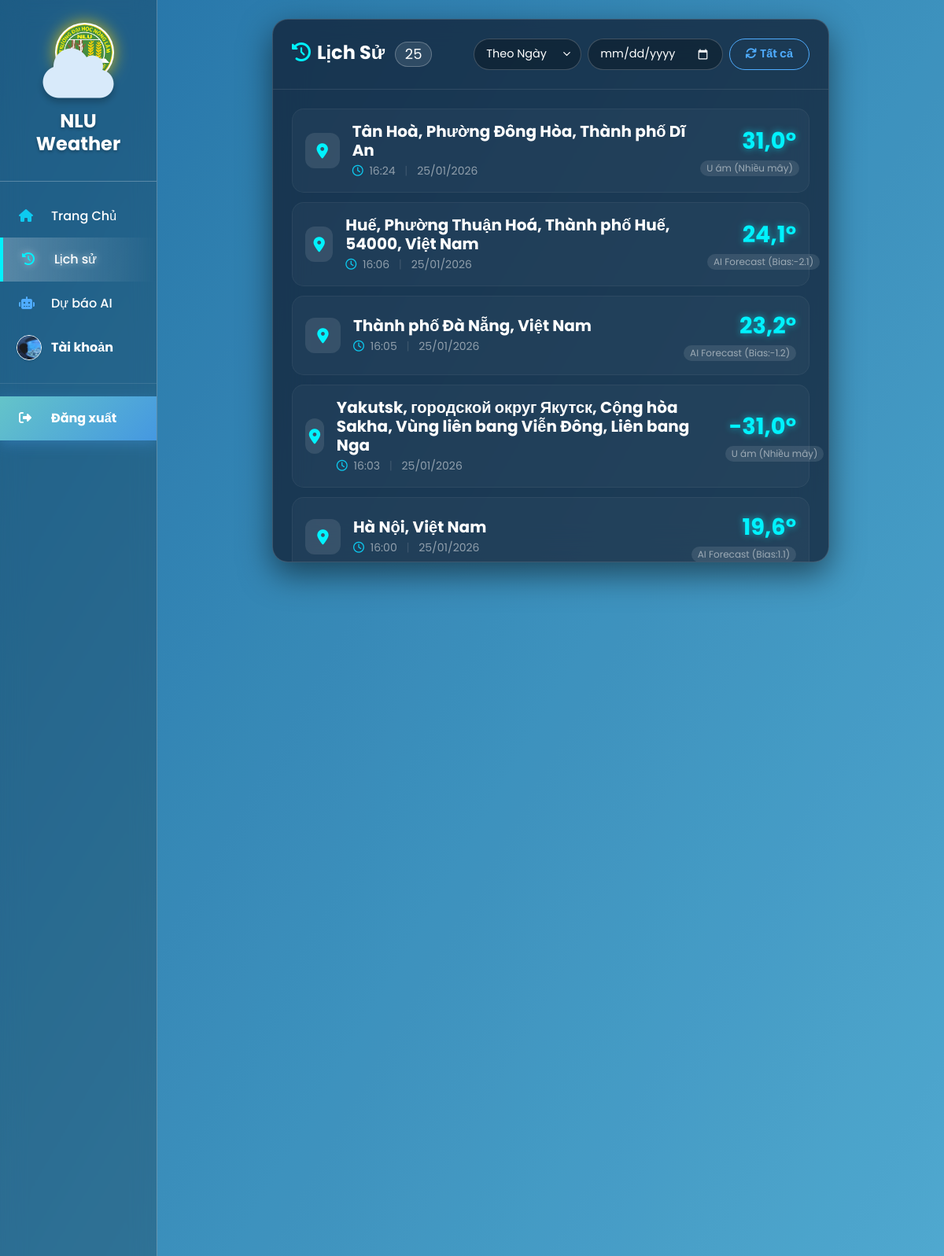
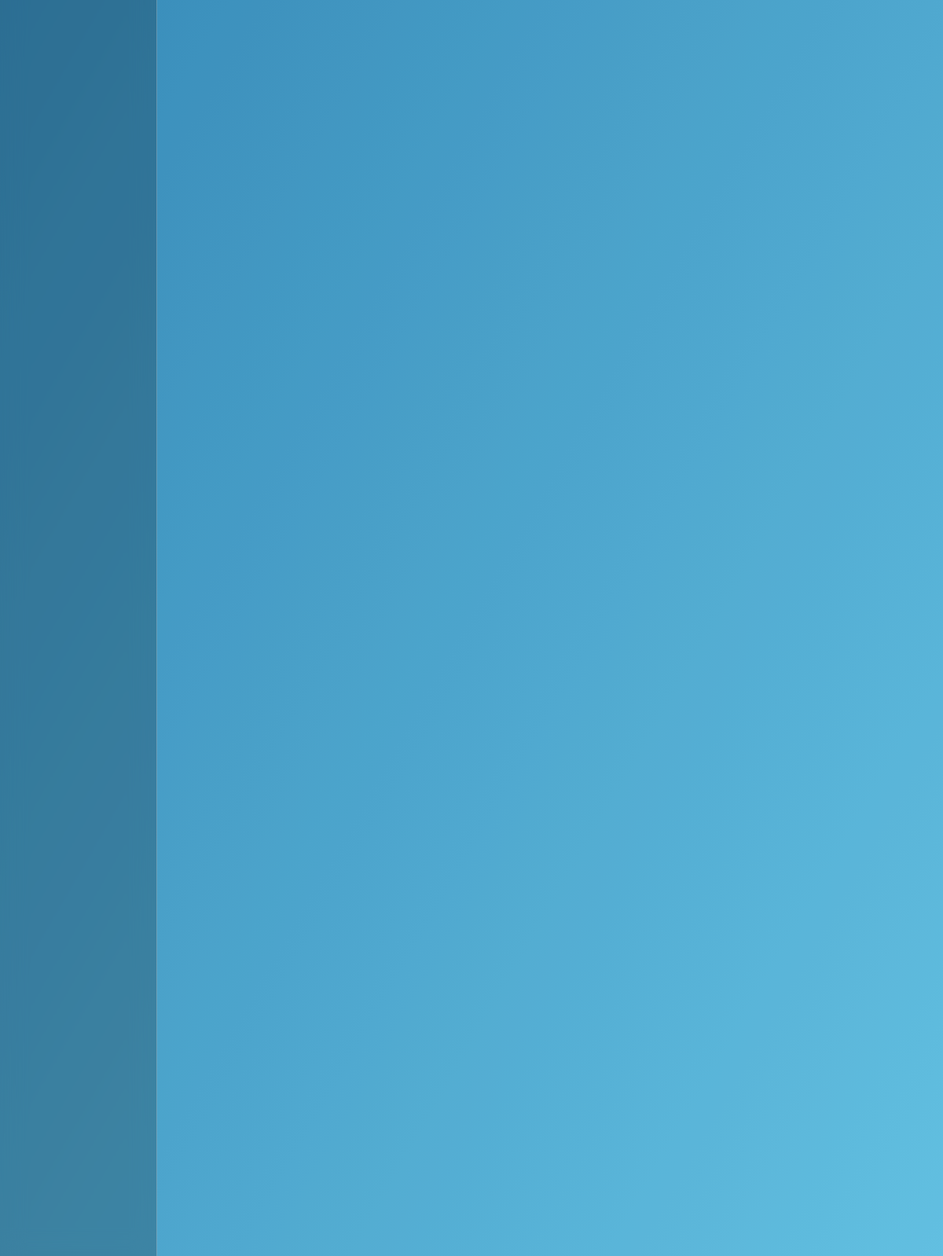
Screenshot of /history/ (signed in) with the database file from the repository (2 pictures, top to bottom).
### weather_app/models.py (models this page shows, shortened)
class UserProfile(models.Model):
    user = models.OneToOneField(User, on_delete=models.CASCADE, related_name='profile')
    alert_city = models.CharField(max_length=100, default="Hanoi", help_text="Thành phố nhận cảnh báo")
    alert_lat = models.FloatField(null=True, blank=True) # Lưu vĩ độ
    alert_lon = models.FloatField(null=True, blank=True) # Lưu kinh độ
    receive_alerts = models.BooleanField(default=True, help_text="Có nhận mail cảnh báo không?")
    avatar = models.ImageField(default='default.jpg', upload_to='profile_pics')

class SearchHistory(models.Model):
    user = models.ForeignKey(User, on_delete=models.CASCADE)
    city = models.CharField(max_length=100)
    search_time = models.DateTimeField(default=timezone.now)
    temp = models.FloatField()
    humidity = models.IntegerField()
    wind_speed = models.FloatField()
    pressure = models.FloatField()
    uv_index = models.FloatField(default=0)
    visibility = models.FloatField()
    feels_like = models.FloatField()
    description = models.CharField(max_length=200)

### weather_app/views.py (the view)
# urls.py: path('history/', views.history_view, name='history'),
@login_required
def history_view(request):
    return render(request, 'history.html', {'history': SearchHistory.objects.filter(user=request.user).order_by('-search_time')})

### weather_app/templates/history.html (shortened to what this page needs)
{% extends 'base.html' %}
{% block content %}
<div class="row justify-content-center">
    <div class="col-lg-9 col-md-11">
        <div class="history-card">
            <div class="p-4 border-bottom border-white border-opacity-10">
                <div class="row align-items-center gy-3">
                    <div class="col-md-4">
                        <h4 class="fw-bold text-white mb-0">
                            <i class="fa-solid fa-clock-rotate-left me-2" style="color: #00f2fe;"></i>Lịch Sử
                            <span
                                class="badge bg-white bg-opacity-10 text-white fw-normal ms-2 rounded-pill border border-white border-opacity-25"
                                id="count-badge">
                                {{ history|length }}
                            </span>
                        </h4>
                    </div>
                    <div class="col-md-8">
                        <div
                            class="d-flex justify-content-md-end justify-content-start align-items-center gap-2 flex-wrap">
                            <select id="filterMode" class="cyber-input" onchange="switchMode()">
                                <option value="date">Theo Ngày</option>
                            </select>
                            <input type="date" id="inputDate" class="cyber-input filter-input">
                            <button class="btn-reset" onclick="resetAll()">
                                <i class="fa-solid fa-arrows-rotate me-1"></i>Tất cả
                            </button>
                        </div>
                    </div>
                </div>
            </div>
            <div class="p-4 overflow-auto custom-scroll" style="max-height: 600px;">
                <div id="history-list">
                    {% for h in history %}
                    <div class="d-flex justify-content-between align-items-center p-3 history-item"
                        data-date="{{ h.search_time|date:'Y-m-d' }}">
                        <div class="d-flex align-items-center">
                            <div class="icon-box me-3">
                                <i class="fa-solid fa-location-dot"></i>
                            </div>
                            <div>
                                <h5 class="mb-1 fw-bold text-white">{{ h.city }}</h5>
                                <div class="small text-white-50">
                                    <i class="fa-regular fa-clock me-1 text-info"></i>
                                    {{ h.search_time|date:"H:i" }}
                                    <span class="mx-2 opacity-25">|</span>
                                    {{ h.search_time|date:"d/m/Y" }}
                                </div>
                            </div>
                        </div>
                        <div class="text-end" style="min-width: 90px;">
                            <div class="temp-neon">{{ h.temp }}°</div>
                            <span class="badge bg-white bg-opacity-10 fw-normal rounded-pill text-white-50">
                                {{ h.description }}
                            </span>
                        </div>
                    </div>
                    {% endfor %}
                </div>
            </div>
        </div>
    </div>
</div>
{% endblock %}

### weather_app/templates/base.html (shortened to what this page needs)
<!DOCTYPE html>
<html lang="vi">
<head>
    <link href="https://cdn.jsdelivr.net/npm/bootstrap@5.3.0/dist/css/bootstrap.min.css" rel="stylesheet">
    <link rel="stylesheet" href="https://cdnjs.cloudflare.com/ajax/libs/font-awesome/6.4.0/css/all.min.css">
</head>
<body>
    <div class="body-overlay"></div>
    <div class="container-fluid">
        <div class="row">
            <div class="col-md-3 col-lg-2 d-none d-md-block glass-sidebar p-0">
                <div class="p-4 text-center border-bottom border-white border-opacity-25">
                    <div class="sidebar-logo-wrapper">
                        <img
                            class="sidebar-real-logo" alt="NLU Logo">
                        <i class="fa-solid fa-cloud sidebar-cloud-overlay"></i>
                    </div>
                    <h4 class="fw-bold tracking-wide text-white mt-3" style="text-shadow: 0 2px 4px rgba(0,0,0,0.3);">
                        NLU Weather</h4>
                </div>
                <div class="list-group list-group-flush mt-3">
                    <a href="{% url 'home' %}"
                        class="list-group-item list-group-item-action bg-transparent text-white border-0 py-3 px-4 {% if request.resolver_match.url_name == 'home' %}active{% endif %}">
                        <i class="fa-solid fa-house me-3 text-info" style="width: 25px;"></i>Trang Chủ
                    </a>
                    <a href="{% url 'history' %}"
                        class="list-group-item list-group-item-action bg-transparent text-white border-0 py-3 px-4 {% if request.resolver_match.url_name == 'history' %}active{% endif %}">
                        <i class="fa-solid fa-clock-rotate-left me-3" style="width: 25px; color: #00f2fe;"></i>Lịch sử
                    </a>
                    <a href="{% url 'prediction' %}"
                        class="list-group-item list-group-item-action bg-transparent text-white border-0 py-3 px-4 {% if request.resolver_match.url_name == 'prediction' %}active{% endif %}">
                        <i class="fa-solid fa-robot me-3" style="width: 25px; color: #4facfe;"></i>Dự báo AI
                    </a>
                    <a href="{% url 'profile' %}"
                        class="list-group-item list-group-item-action bg-transparent text-white border-0 py-3 px-4 fw-bold d-flex align-items-center {% if request.resolver_match.url_name == 'profile' %}active{% endif %}">
                            <div class="me-3 d-flex align-items-center justify-content-center" style="width: 25px; height: 25px;">
                                {% if request.user.profile.avatar and "default.jpg" not in request.user.profile.avatar.url %}
                                    <img src="{{ request.user.profile.avatar.url }}"
                                        class="rounded-circle border border-white shadow-sm"
                                        style="width: 32px; height: 32px; object-fit: cover;">
                                {% endif %}
                            </div>
                            Tài khoản
                    </a>
                        <div class="border-top border-white border-opacity-10 my-3"></div>
                        <a href="{% url 'logout' %}"
                            class="list-group-item list-group-item-action bg-transparent text-danger border-0 py-3 px-4 fw-bold">
                            <i class="fa-solid fa-right-from-bracket me-3" style="width: 25px;"></i>Đăng xuất
                    </a>
                </div>
            </div>
            <div class="col-md-9 col-lg-10 ms-auto p-4">
                {% block content %}{% endblock %}
            </div>
        </div>
    </div>
</body>
</html>

### weather_app/templates/base.html (style rules this page uses)
:root { --glass-bg: rgba(0, 0, 0, 0.2); --glass-border: 1px solid rgba(255, 255, 255, 0.25); --accent-color: #00f2fe; --text-shadow: 0 2px 4px rgba(0, 0, 0, 0.2); }
body { font-family: 'Poppins', sans-serif; background: linear-gradient(120deg, #2980b9, #6dd5fa, #ffffff); background-size: 200% 200%; animation: gradientBG 15s ease infinite; background-attachment: fixed; min-height: 100vh; color: #fff; }
.body-overlay { position: fixed; inset: 0; background: rgba(0, 0, 0, 0.1); z-index: -1; pointer-events: none; }
.glass-sidebar { background: var(--glass-bg); backdrop-filter: blur(15px); -webkit-backdrop-filter: blur(15px); border-right: var(--glass-border); height: 100vh; position: sticky; top: 0; transition: 0.3s; overflow-y: auto; }
.sidebar-logo-wrapper { position: relative; width: 120px; height: 100px; margin: 0 auto 10px; }
.sidebar-real-logo { position: absolute; top: 5px; right: 15px; width: 75px; height: 75px; background: #fff; border-radius: 50%; padding: 2px; box-shadow: 0 0 20px rgba(255, 215, 0, 0.75); z-index: 1; animation: float-logo 3s ease-in-out infinite alternate; }
.sidebar-cloud-overlay { position: absolute; bottom: -5px; left: 15px; font-size: 4.5rem; color: #d8eafa; z-index: 2; text-shadow: 0 5px 10px rgba(0, 0, 0, 0.25); }
.list-group-item-action { transition: all 0.3s ease; font-weight: 500; color: #fff; }
.list-group-item-action.active { background: linear-gradient(90deg, rgba(255, 255, 255, 0.25), transparent) !important; border-left: 4px solid var(--accent-color) !important; color: #fff !important; text-shadow: 0 0 10px rgba(255, 255, 255, 0.6); }
.list-group-item-action.logout, .list-group-item-action[href*="logout"] { background: linear-gradient(135deg, #64c4c9ff 0%, #4598e1ff 100%); color: white !important; font-weight: 700; border-left: 4px solid #64c4c9ff; box-shadow: 0 5px 15px rgba(69, 152, 225, 0.35); }

### weather_app/templates/history.html (style rules this page uses)
:root { --primary-neon: #4facfe; --secondary-neon: #00f2fe; --glass-dark: rgba(15, 23, 42, 0.7); --border-light: rgba(255, 255, 255, 0.15); }
.history-card { background: var(--glass-dark); backdrop-filter: blur(20px); border: 1px solid var(--border-light); border-radius: 20px; box-shadow: 0 15px 40px rgba(0, 0, 0, 0.5); overflow: hidden; }
.cyber-input { background: rgba(0, 0, 0, 0.3); border: 1px solid rgba(255, 255, 255, 0.2); color: #fff; padding: 8px 15px; border-radius: 50px; outline: none; transition: 0.3s; font-size: 0.9rem; cursor: pointer; color-scheme: dark; }
select.cyber-input { appearance: none; background-repeat: no-repeat; background-position: right 10px center; background-size: 15px; padding-right: 35px; }
.btn-reset { border: 1px solid var(--primary-neon); color: var(--primary-neon); background: transparent; border-radius: 50px; padding: 8px 20px; transition: 0.3s; font-weight: 600; font-size: 0.9rem; }
.history-item { background: rgba(255, 255, 255, 0.03); border: 1px solid rgba(255, 255, 255, 0.05); border-radius: 15px; transition: 0.3s; margin-bottom: 12px; }
.icon-box { width: 45px; height: 45px; border-radius: 12px; background: rgba(255, 255, 255, 0.1); display: flex; align-items: center; justify-content: center; color: var(--secondary-neon); font-size: 1.2rem; }
.temp-neon { font-size: 1.8rem; font-weight: 700; color: var(--secondary-neon); text-shadow: 0 0 10px rgba(0, 242, 254, 0.6); }

### rows the page displays
SearchHistory: city "Tân Hoà, Phường Đông Hòa, Thành phố Dĩ An", search_time "16:24", search_time "25/01/2026", temp "31,0", description "U ám (Nhiều mây)"
SearchHistory: city "Huế, Phường Thuận Hoá, Thành phố Huế, 54000, Việt Nam", search_time "16:06", search_time "25/01/2026", temp "24,1", description "AI Forecast (Bias:-2.1)"
SearchHistory: city "Thành phố Đà Nẵng, Việt Nam", search_time "16:05", search_time "25/01/2026", temp "23,2", description "AI Forecast (Bias:-1.2)"
SearchHistory: city "Yakutsk, городской округ Якутск, Cộng hòa Sakha, Vùng liên bang Viễn Đông, Liên bang Nga", search_time "16:03", search_time "25/01/2026", temp "-31,0", description "U ám (Nhiều mây)"
SearchHistory: city "Hà Nội, Việt Nam", search_time "16:00", search_time "25/01/2026", temp "19,6", description "AI Forecast (Bias:1.1)"

### other values shown
{{ history|length }} "25"
